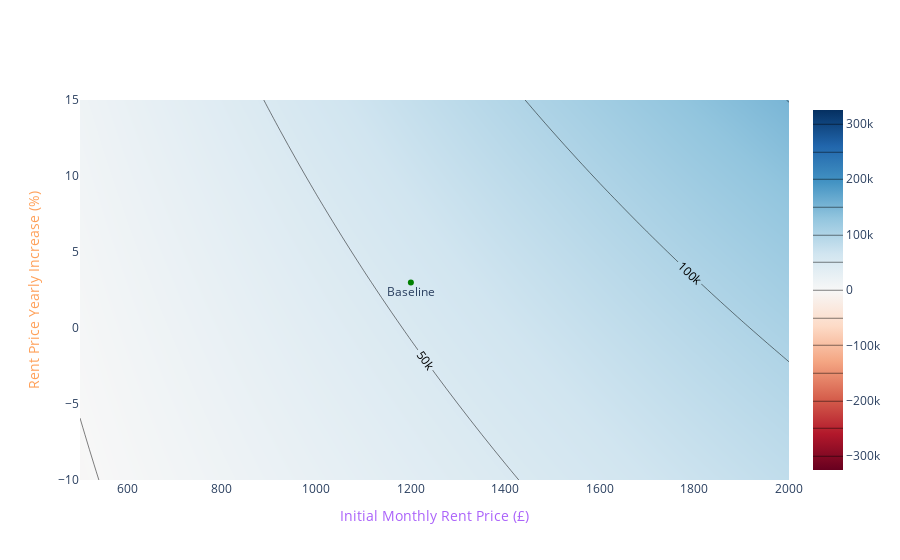

Notebook code for this chart:
### Markdown cell above
## Rent: initial and growth

### Code cell
plot_contour_2d("initialMonthlyRentPrice", "rentPriceYearlyIncrease")

### Figure 1 — Plotly figure (JSON) as saved in the notebook; plotly's stock layout.template omitted (floating-point values rounded to 4 significant figures; data arrays with more than 128 entries replaced by an {"elided": "..."} marker saying what was removed)
{"data": [{"colorscale": [[0, "rgb(103,0,31)"], [0.1, "rgb(178,24,43)"], [0.2, "rgb(214,96,77)"], [0.3, "rgb(244,165,130)"], [0.4, "rgb(253,219,199)"], [0.5, "rgb(247,247,247)"], [0.6, "rgb(209,229,240)"], [0.7, "rgb(146,197,222)"], [0.8, "rgb(67,147,195)"], [0.9, "rgb(33,102,172)"], [1, "rgb(5,48,97)"]], "contours": {"coloring": "heatmap", "end": 300000, "showlabels": true, "size": 50000, "start": -300000}, "type": "contour", "x": {"elided": "416 int values"}, "y": {"elided": "416 float values"}, "z": {"elided": "416 float values"}}, {"marker": {"color": "green"}, "mode": "markers+text", "name": "Baseline", "showlegend": false, "text": ["Baseline"], "textposition": "bottom center", "type": "scatter", "x": [1200], "y": [3]}], "layout": {"xaxis": {"title": {"font": {"color": "#AB63FA"}, "text": "Initial Monthly Rent Price (£)"}}, "yaxis": {"title": {"font": {"color": "#FFA15A"}, "text": "Rent Price Yearly Increase (%)"}}}}
